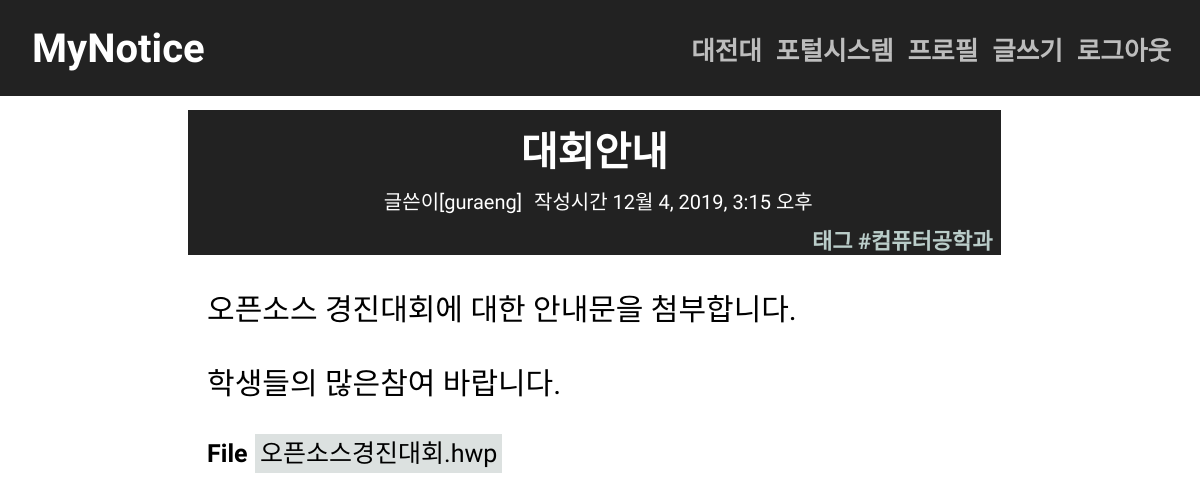
/notice/post/17, run on the app's committed database.
### notice/models.py (models this page shows)
class Post(models.Model):
    title = models.CharField(max_length=255)
    body = RichTextUploadingField()
    file = models.FileField(null=True, blank=True)
    create_date = models.DateTimeField(auto_now_add=True)
    tag = TaggableManager()
    creator = models.ForeignKey(
        User,
        related_name='posts',
        on_delete=models.SET_NULL,
        null=True
    )
    class Meta:
        ordering = ['-create_date']

### notice/views.py (the view)
# urls.py: path('post/<int:pk>', views.PostDetailView.as_view(), name='detail'),
class PostDetailView(DetailView):
    model = Post
    template_name = 'notice/detail.html'
    context_object_name = 'post'

### templates/notice/detail.html (shortened to what this page needs)
{% extends 'notice/base.html' %}
{% block content %}
	<div class="detail">
		<p id="title">{{ post.title|upper }}</p>
			<p><snap id="creator">글쓴이[{{ post.creator.get_username }}]</snap>
			<snap id="date">작성시간 {{ post.create_date }}</snap></p>
			<div id="det">태그
			{% for tag_name in post.tag.names %}
				<snap>#{{ tag_name }}</snap>
			{% endfor %}
			</div>
			</div>
	<div id="con">{{ post.body|safe }}
	{% if post.file %}
		<snap> File</snap>
		<a id="file_down" href="{{ post.file.url }}" download>{{ post.file }}</a>
	{% endif %}
	</div>
{% endblock %}

### notice/static/css/tab_menu.css (style rules this page uses)
* { font-family: 'Gothic A1', sans-serif; }

### notice/static/css/detail.css (style rules this page uses)
body { padding-left: 15%; padding-right: 0; margin-top: 5%; }
.detail { margin-top: 1%; background: #222222; color: white; width: 85%; text-align: center; }
.detail p { margin:1%; padding:0; }
#title { font-size: 40px; margin-left: 1%; font-weight: bold; margin-right: 1%; padding-top: 10px; }
#date { margin-left: 1%; font-size:20px; }
#creator { margin-left:1%; font-size:20px; }
#det { margin-left: 1%; margin-right: 1%; font-size: 22px; color: #BACDC9; font-weight: bold; text-align: right; }
#con { width: 81%; margin-left: 2%; margin-top: 3%; font-size:30px; word-wrap: break-word; }
#con snap { font-size: 25px; font-weight: bold; }
#file_down { background: #DCE1E0; padding: 5px; color: black; text-decoration:none; font-size: 25px; }

### notice/static/css/list.css (style rules this page uses)
body { padding-left:15%; padding-right:6vmin; padding-top: 3%; }

### notice/static/css/post.css (style rules this page uses)
body { margin-top: 4rem; }

### data on the page
Post: title "대회안내", creator.get_username "guraeng", create_date "12월 4, 2019, 3:15 오후", body "오픈소스 경진대회에 대한 안내문을 첨부합니다. 학생들의 많은참여 바랍니다.", file "오픈소스경진대회.hwp"
Tag: name "컴퓨터공학과"
